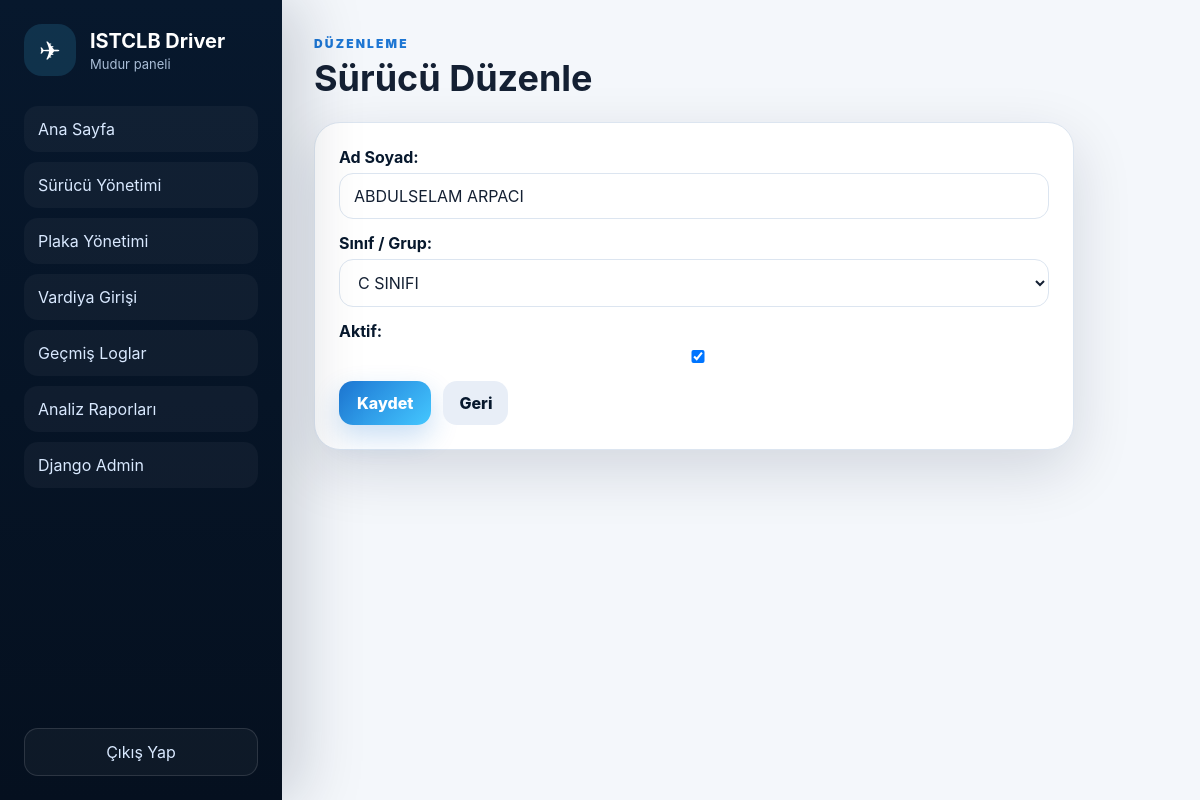
The app's page /surucu-yonetimi/70/duzenle/ (signed in) with its own data.
### panel/models.py (models this page shows, shortened)
class Driver(models.Model):
    full_name = models.CharField(max_length=150, unique=True, db_index=True)
    group = models.ForeignKey(DriverGroup, on_delete=models.PROTECT, related_name='drivers')
    is_active = models.BooleanField(default=True)
    created_at = models.DateTimeField(default=timezone.now)
    updated_at = models.DateTimeField(auto_now=True)
    class Meta:
        ordering = ['full_name']
        verbose_name = 'Sürücü'
        verbose_name_plural = 'Sürücüler'

### panel/views.py (the view)
# urls.py: path('surucu-yonetimi/<int:pk>/duzenle/', views.driver_edit, name='driver_edit'),
@login_required
@coordinator_or_manager_required
def driver_edit(request, pk):
    driver = get_object_or_404(Driver, pk=pk)
    form = DriverForm(instance=driver)
    if request.method == 'POST':
        form = DriverForm(request.POST, instance=driver)
        if form.is_valid():
            form.save()
            messages.success(request, 'Sürücü bilgisi güncellendi.')
            return redirect('drivers')
    return render(request, 'panel/form_page.html', {'title': 'Sürücü Düzenle', 'form': form, 'back_url': reverse('drivers')})

### panel/forms.py (shortened to what this page needs)
class DriverForm(forms.ModelForm):
    class Meta:
        model = Driver
        fields = ['full_name', 'group', 'is_active']
        labels = {
            'full_name': 'Ad Soyad',
            'group': 'Sınıf / Grup',
            'is_active': 'Aktif',
        }
        widgets = {
            'full_name': forms.TextInput(attrs={'placeholder': 'Ad Soyad'}),
        }

### panel/context_processors.py (called while the page is built)
def role_flags(request):
    user = getattr(request, 'user', None)
    if not user or not user.is_authenticated:
        return {'is_manager': False, 'is_coordinator': False}
    is_manager = user.groups.filter(name='Müdür').exists() or user.username == 'mudur' or user.is_superuser
    is_coordinator = user.groups.filter(name='Koordine').exists() or user.username == 'koordine'
    return {'is_manager': is_manager, 'is_coordinator': is_coordinator}

### panel/models.py (called while the page is built)
    def __str__(self):
        return self.name

### panel/permissions.py (called while the page is built)
def is_manager(user):
    return user.is_authenticated and (user.is_superuser or user.username == 'mudur' or user.groups.filter(name='Müdür').exists())

def allowed_for_coordinator_or_manager(user):
    return is_manager(user) or is_coordinator(user)

def coordinator_or_manager_required(view_func):
    @wraps(view_func)
    def wrapper(request, *args, **kwargs):
        if not request.user.is_authenticated:
            return redirect('login')
        if not allowed_for_coordinator_or_manager(request.user):
            messages.error(request, 'Bu sayfaya erişim yetkiniz yok.')
            return redirect('login')
        return view_func(request, *args, **kwargs)
    return wrapper

### panel/templates/panel/form_page.html (shortened to what this page needs)
{% extends 'panel/base.html' %}
{% block content %}
<div class="page-head"><div><span class="eyebrow">Düzenleme</span><h1>{{ title }}</h1></div></div>
<div class="panel-card narrow">
    <form method="post" class="form-grid">
        {{ form.as_p }}
        <div class="button-row"><button type="submit">Kaydet</button><a class="secondary-link" href="{{ back_url }}">Geri</a></div>
    </form>
</div>
{% endblock %}

### panel/templates/panel/base.html (shortened to what this page needs)
{% load static %}
<!doctype html>
<html lang="tr">
<head>
    <link rel="stylesheet" href="{% static 'panel/css/style.css' %}">
</head>
<body class="app-body">
    <aside class="sidebar">
        <div class="brand">
            <div class="brand-plane">✈</div>
            <div>
                <strong>ISTCLB Driver</strong>
                <span>{{ request.user.username|title }} paneli</span>
            </div>
        </div>
        <nav>
            <a href="{% url 'dashboard' %}">Ana Sayfa</a>
            <a href="{% url 'drivers' %}">Sürücü Yönetimi</a>
            <a href="{% url 'plates' %}">Plaka Yönetimi</a>
            <a href="{% url 'shift_entry' %}">Vardiya Girişi</a>
            {% if is_manager %}
                <a href="{% url 'shift_logs' %}">Geçmiş Loglar</a>
                <a href="{% url 'analysis' %}">Analiz Raporları</a>
                <a href="/admin/">Django Admin</a>
            {% endif %}
        </nav>
        <a class="logout" href="{% url 'logout' %}">Çıkış Yap</a>
    </aside>
    <main class="main-content">
        {% block content %}{% endblock %}
    </main>
</body>
</html>

### panel/static/panel/css/style.css (style rules this page uses)
:root { --navy:#07182d; --navy-2:#0d2b4c; --blue:#1d76d3; --cyan:#44c7ff; --bg:#f4f7fb; --card:#ffffff; --text:#142033; --muted:#6b7890; --border:#dce5f0; --danger:#d93025; --success:#0f8a5f; --shadow:0 20px 60px rgba(6,24,48,.14); }
* { box-sizing:border-box }
body { margin:0;font-family:Inter,Segoe UI,Arial,sans-serif;color:var(--text);background:var(--bg) }
a { text-decoration:none;color:inherit }
button,input,select,textarea { font:inherit }
button { cursor:pointer;border:0;border-radius:14px;background:linear-gradient(135deg,var(--blue),var(--cyan));color:white;padding:12px 18px;font-weight:800;box-shadow:0 12px 28px rgba(29,118,211,.24) }
input,select,textarea { width:100%;border:1px solid var(--border);border-radius:14px;background:#fff;color:var(--text);padding:12px 14px;outline:none }
label { display:block;margin-bottom:6px;font-weight:700;color:var(--navy) }
form p { margin:0 0 14px }
.app-body { min-height:100vh;display:flex }
.sidebar { position:sticky;top:0;height:100vh;width:282px;background:linear-gradient(180deg,var(--navy),#05101f);color:white;padding:24px;display:flex;flex-direction:column;box-shadow:18px 0 60px rgba(7,24,45,.18) }
.brand { display:flex;gap:14px;align-items:center;margin-bottom:30px }
.brand-plane { width:52px;height:52px;border-radius:18px;display:grid;place-items:center;background:rgba(68,199,255,.15);font-size:26px }
.brand strong { display:block;font-size:20px }
.brand span { display:block;color:#a9bdd6;font-size:13px;margin-top:3px }
.sidebar nav { display:grid;gap:10px }
.sidebar nav a,.logout { padding:13px 14px;border-radius:14px;color:#d9e9ff;background:rgba(255,255,255,.04);transition:.2s }
.logout { margin-top:auto;text-align:center;border:1px solid rgba(255,255,255,.12) }
.main-content { flex:1;padding:32px;max-width:calc(100vw - 282px) }
.page-head { display:flex;align-items:center;justify-content:space-between;gap:18px;margin-bottom:22px }
.page-head h1 { margin:4px 0 0;font-size:36px }
.eyebrow { font-size:12px;letter-spacing:.18em;color:var(--blue);font-weight:900;text-transform:uppercase }
.stat-card,.panel-card { background:var(--card);border:1px solid var(--border);border-radius:26px;box-shadow:var(--shadow);padding:24px }
.panel-card.narrow { max-width:760px }
.primary-link,.secondary-link { display:inline-flex;align-items:center;justify-content:center;border-radius:14px;padding:12px 16px;font-weight:800 }
.secondary-link { background:#e8eef7;color:var(--navy) }
.button-row { display:flex;gap:12px;align-items:center }

### records on screen
Driver: full_name "ABDULSELAM ARPACI", group "C SINIFI", is_active "☑"

### other values on screen
{{ request.user.username|title }} "Mudur"
{{ title }} "Sürücü Düzenle"
